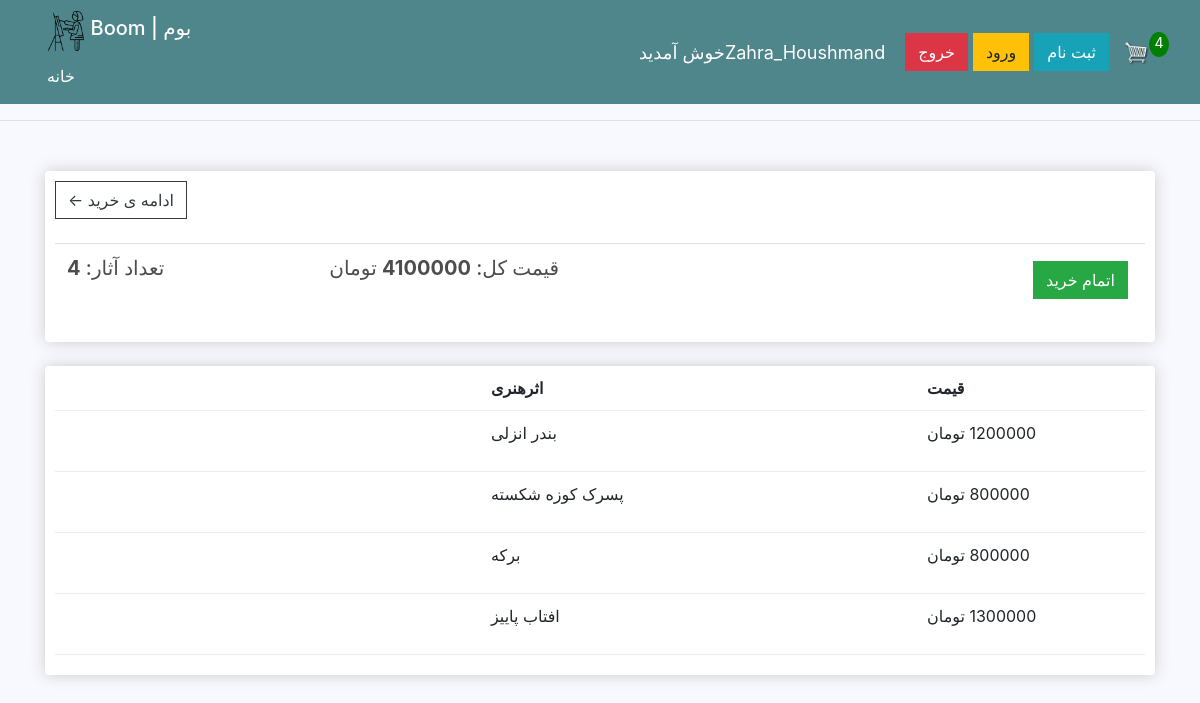
The app's page /cart/ (signed in) with its own data.
### store/models.py (models this page shows, shortened)
class Artwork(models.Model):
    STATUS = (
        ('موجود','موجود'),
        ('نا موجود','نا موجود'),
    )
    name = models.CharField(max_length=200)
    price = models.IntegerField()
    image = models.ImageField(null=True, blank=True)
    status = models.CharField(max_length=200, null=True, choices=STATUS)
    @property
    def imageURL(self):
        try:
            url = self.image.url
        except:
            url = ''
        return url

### store/views.py (the view)
# urls.py: path('cart/', views.cart , name="cart"),
@login_required(login_url='login')
def cart(request):
    if request.user.is_authenticated and request.user.is_staff == False:
        customer = Customer.objects.get(user = request.user)
        orders = Order.objects.filter(customer = customer)
        get_cart_items = orders.count()
        get_cart_total = 0
        items = []
        for i in orders:
            get_cart_total = get_cart_total + i.artwork.price
            items.append(i.artwork)
        order = {'get_cart_total': get_cart_total, 'get_cart_items': get_cart_items}
    else:
        items = []
        get_cart_total= 0
        get_cart_items= 0
    context = {'items':items, 'get_cart_total':get_cart_total, 'get_cart_items':get_cart_items }
    return render(request,'store/cart.html',context)

### store/templates/store/cart.html
{% extends 'store/main.html' %}
{% load static %}
{% block content %}
    <div class="row">
        <div class="col-lg-12">
            <div class="box-element">
                <a href="{% url 'store' %}" class="btn btn-outline-dark">&#x2190  ادامه ی خرید</a>
                <br><br>
                <table class="table">
                    <tr>
                        <th><h5>تعداد آثار: <strong>{{get_cart_items}}</strong></h5></th>
                        <th><h5>قیمت کل: <strong>{{get_cart_total}}</strong> تومان</h5></th>
                        <th>
                            <a href="{% url 'checkout' %}" class="btn btn-success" style="float: right; margin: 5px;">اتمام خرید</a>
                        </th>
                    </tr>
                </table>
            </div>
         <br>
            <div class="box-element">
                <div class="cart-row">
                    <div style="flex: 2;"></div>
                    <div style="flex: 2;"><strong>اثرهنری</strong></div>
                    <div style="flex: 1;"><strong>قیمت</strong></div>
                </div>
                {% for item in items %}
                <div class="cart-row">
                    <div style="flex: 2;"><img src="{{item.imageURL}}" alt="" class="row-image"></div>
                    <div style="flex: 2;"><p>{{item.name}}</p></div>
                    <div style="flex: 1; "><p style="direction: rtl">{{item.price}} تومان </p></div>
                </div>
                {% endfor %}
            </div>
        </div>
    </div>
{% endblock content %}

### store/templates/store/main.html (shortened to what this page needs)
<!DOCTYPE html>
{% load static %}
<html>
    <head>
        <link rel="stylesheet" href="https://stackpath.bootstrapcdn.com/bootstrap/4.4.1/css/bootstrap.min.css">
        <link rel="stylesheet" href="../static/css/main.css" >
    </head>
    <body style="min-width: 550px">
        <nav class="navbar navbar-expand-lg navbar-dark bg-darkme">
            <div class="container-fluid">
           <span>
               <img src="{% static 'images/Logo.png' %}" alt="logo" id="logo-icon">
              <h3 class="navbar-brand">Boom | بوم</h3>
              <a  class="nav-link active" aria-current="page" style="color: white" href={% url 'store' %}>خانه</a></span>
              <div class="form-inline my-2 my-lg-0">
                  <span class="hello-msg"> خوش آمدید{{ request.user}}</span>
                  <span ><a  class="btn btn-danger" href="{% url 'logout' %}" style="margin-right: 5px">خروج</a></span>
                  <span><b><a href="{% url 'login' %}" class="btn btn-warning">ورود</a></b></span>
                  <span> <a aria-current="page" href="{% url 'register' %}" class="btn btn-info" style="margin-left: 5px">ثبت نام</a></span>
                  <a href="{% url 'cart' %}">
                      <img src="{% static 'images/cart.png' %}" alt="cart" id="cart-icon">
                  </a>
                     <p id="cart-total">{{get_cart_items}}</p>
              </div>
            </div>
          </nav>
        <hr>
        <div class="container">
            <br>
            {% block content %}
            {% endblock content %}
        </div>
    </body>
</html>

### static/css/main.css (style rules this page uses)
body { background-color: ghostwhite; }
h1,h2,h3,h4,h5,h6 { color:hsl(0, 0%, 30%); }
.box-element { box-shadow:hsl(0, 0%, 80%) 0 0 16px; background-color: #fff; border-radius: 4px; padding: 10px; }
#logo-icon { width:40px; height: 40px; display: inline-block; margin-left: 15px; }
.bg-darkme { background-color: #4f868c!important; }
#cart-icon { width:25px; display: inline-block; margin-left: 15px; }
#cart-total { display: block; text-align: center; color:#fff; background-color: green; width: 20px; height: 25px; border-radius: 50%; font-size: 14px; }
.col-lg-4, .col-lg-6, .col-lg-8, .col-lg-12 { margin-top: 10px; }
.btn { border-radius: 0; }
.cart-row { display: flex; align-items: flex-stretch; padding-bottom: 10px; margin-bottom: 10px; border-bottom: 1px solid #ececec; }

### store/templates/store/main.html (style rules this page uses)
.hello-msg { font-size: 18px; color: #fff; margin-right: 20px; }

### records on screen
Artwork: name "بندر انزلی", price "1200000"
Artwork: name "پسرک کوزه شکسته", price "800000"
Artwork: name "برکه", price "800000"
Artwork: name "افتاب پاییز", price "1300000"

### other values on screen
{{ request.user }} "Zahra_Houshmand"
{{ get_cart_items }} "4"
{{ get_cart_total }} "4100000"
